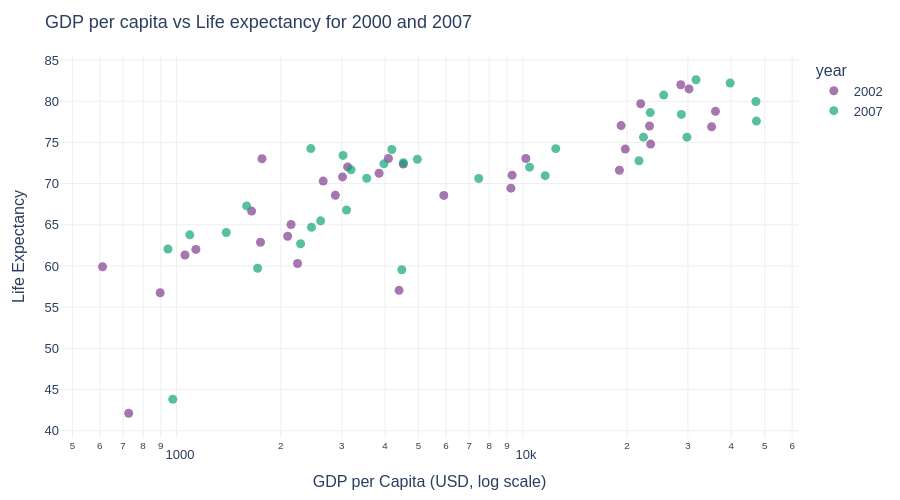

The notebook cell saved with this chart:
### Markdown cell above
## 1.2

### Code cell
fig = px.scatter(
    data_frame=df_new, x='gdpPercap', y='lifeExp',
    color='year',                     
    hover_name='country',                 
    log_x=True,                             # log scale: wealth is non-linear
    labels={'gdpPercap': 'GDP per Capita (USD, log scale)',
            'lifeExp': 'Life Expectancy',
            'continent': ''},
    color_discrete_sequence=px.colors.qualitative.Bold
)
fig.update_layout(
    title='GDP per capita vs Life expectancy for 2000 and 2007',
    plot_bgcolor='white', paper_bgcolor='white',
    font=dict(family='Arial', size=13),
    yaxis=dict(gridcolor='#EEEEEE'),
    xaxis=dict(showgrid=True, gridcolor='#EEEEEE'),
    margin=dict(l=60, r=40, t=55, b=40), height=500
)
fig.update_traces(marker=dict(size=9, opacity=0.7))
fig.show()

### Figure 1 — Plotly figure (JSON) as saved in the notebook; plotly's stock layout.template omitted (floating-point values rounded to 4 significant figures)
{"data": [{"hovertemplate": "<b>%{hovertext}</b><br><br>year=2002<br>GDP per Capita (USD, log scale)=%{x}<br>Life Expectancy=%{y}<extra></extra>", "hovertext": ["Afghanistan", "Bahrain", "Bangladesh", "Cambodia", "China", "Hong Kong, China", "India", "Indonesia", "Iran", "Iraq", "Israel", "Japan", "Jordan", "Korea, Dem. Rep.", "Korea, Rep.", "Kuwait", "Lebanon", "Malaysia", "Mongolia", "Myanmar", "Nepal", "Oman", "Pakistan", "Philippines", "Saudi Arabia", "Singapore", "Sri Lanka", "Syria", "Taiwan", "Thailand", "Vietnam", "West Bank and Gaza", "Yemen, Rep."], "legendgroup": "2002", "marker": {"color": "rgb(127, 60, 141)", "opacity": 0.7, "size": 9, "symbol": "circle"}, "mode": "markers", "name": "2002", "orientation": "v", "showlegend": true, "type": "scatter", "x": [726.7, 23400.0, 1136.0, 896.2, 3119.0, 30210.0, 1747.0, 2874.0, 9241.0, 4391.0, 21910.0, 28600.0, 3845.0, 1647.0, 19230.0, 35110.0, 9314.0, 10210.0, 2141.0, 611.0, 1057.0, 19770.0, 2093.0, 2651.0, 19010.0, 36020.0, 3015.0, 4091.0, 23240.0, 5913.0, 1764.0, 4515.0, 2235.0], "xaxis": "x", "y": [42.13, 74.8, 62.01, 56.75, 72.03, 81.5, 62.88, 68.59, 69.45, 57.05, 79.7, 82.0, 71.26, 66.66, 77.05, 76.9, 71.03, 73.04, 65.03, 59.91, 61.34, 74.19, 63.61, 70.3, 71.63, 78.77, 70.81, 73.05, 76.99, 68.56, 73.02, 72.37, 60.31], "yaxis": "y"}, {"hovertemplate": "<b>%{hovertext}</b><br><br>year=2007<br>GDP per Capita (USD, log scale)=%{x}<br>Life Expectancy=%{y}<extra></extra>", "hovertext": ["Afghanistan", "Bahrain", "Bangladesh", "Cambodia", "China", "Hong Kong, China", "India", "Indonesia", "Iran", "Iraq", "Israel", "Japan", "Jordan", "Korea, Dem. Rep.", "Korea, Rep.", "Kuwait", "Lebanon", "Malaysia", "Mongolia", "Myanmar", "Nepal", "Oman", "Pakistan", "Philippines", "Saudi Arabia", "Singapore", "Sri Lanka", "Syria", "Taiwan", "Thailand", "Vietnam", "West Bank and Gaza", "Yemen, Rep."], "legendgroup": "2007", "marker": {"color": "rgb(17, 165, 121)", "opacity": 0.7, "size": 9, "symbol": "circle"}, "mode": "markers", "name": "2007", "orientation": "v", "showlegend": true, "type": "scatter", "x": [974.6, 29800.0, 1391.0, 1714.0, 4959.0, 39720.0, 2452.0, 3541.0, 11610.0, 4471.0, 25520.0, 31660.0, 4519.0, 1593.0, 23350.0, 47310.0, 10460.0, 12450.0, 3096.0, 944.0, 1091.0, 22320.0, 2606.0, 3190.0, 21650.0, 47140.0, 3970.0, 4185.0, 28720.0, 7458.0, 2442.0, 3025.0, 2281.0], "xaxis": "x", "y": [43.83, 75.64, 64.06, 59.72, 72.96, 82.21, 64.7, 70.65, 70.96, 59.55, 80.75, 82.6, 72.53, 67.3, 78.62, 77.59, 71.99, 74.24, 66.8, 62.07, 63.78, 75.64, 65.48, 71.69, 72.78, 79.97, 72.4, 74.14, 78.4, 70.62, 74.25, 73.42, 62.7], "yaxis": "y"}], "layout": {"font": {"family": "Arial", "size": 13}, "height": 500, "legend": {"title": {"text": "year"}, "tracegroupgap": 0}, "margin": {"b": 40, "l": 60, "r": 40, "t": 55}, "paper_bgcolor": "white", "plot_bgcolor": "white", "title": {"text": "GDP per capita vs Life expectancy for 2000 and 2007"}, "xaxis": {"anchor": "y", "domain": [0, 1], "gridcolor": "#EEEEEE", "showgrid": true, "title": {"text": "GDP per Capita (USD, log scale)"}, "type": "log"}, "yaxis": {"anchor": "x", "domain": [0, 1], "gridcolor": "#EEEEEE", "title": {"text": "Life Expectancy"}}}}
